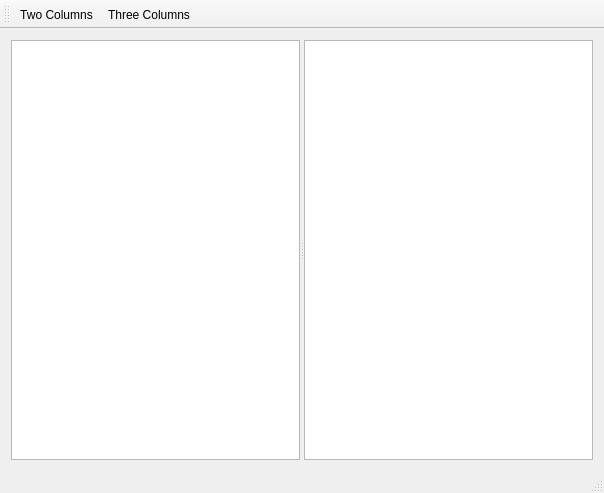
<?xml version="1.0" encoding="UTF-8"?>
<ui version="4.0">
 <class>MainWindow</class>
 <widget class="QMainWindow" name="MainWindow">
  <property name="geometry">
   <rect>
    <x>0</x>
    <y>0</y>
    <width>604</width>
    <height>493</height>
   </rect>
  </property>
  <property name="windowTitle">
   <string>Image Viewer</string>
  </property>
  <widget class="QWidget" name="centralWidget">
   <layout class="QVBoxLayout" name="verticalLayout">
    <item>
     <widget class="QSplitter" name="splitter">
      <property name="orientation">
       <enum>Qt::Horizontal</enum>
      </property>
      <widget class="QTreeView" name="treeView"/>
      <widget class="ImageListView" name="listView"/>
     </widget>
    </item>
   </layout>
  </widget>
  <widget class="QMenuBar" name="menuBar">
   <property name="geometry">
    <rect>
     <x>0</x>
     <y>0</y>
     <width>604</width>
     <height>26</height>
    </rect>
   </property>
  </widget>
  <widget class="QToolBar" name="mainToolBar">
   <property name="orientation">
    <enum>Qt::Horizontal</enum>
   </property>
   <property name="floatable">
    <bool>true</bool>
   </property>
   <attribute name="toolBarArea">
    <enum>TopToolBarArea</enum>
   </attribute>
   <attribute name="toolBarBreak">
    <bool>false</bool>
   </attribute>
   <addaction name="actionTwo_Columns"/>
   <addaction name="actionThree_Columns"/>
  </widget>
  <widget class="QStatusBar" name="statusBar"/>
  <action name="actionTwo_Columns">
   <property name="checkable">
    <bool>true</bool>
   </property>
   <property name="icon">
    <iconset resource="imageviewer.qrc">
     <normaloff>:/icons/two.png</normaloff>:/icons/two.png</iconset>
   </property>
   <property name="text">
    <string>Two Columns</string>
   </property>
  </action>
  <action name="actionThree_Columns">
   <property name="checkable">
    <bool>true</bool>
   </property>
   <property name="icon">
    <iconset resource="imageviewer.qrc">
     <normaloff>:/icons/three.png</normaloff>:/icons/three.png</iconset>
   </property>
   <property name="text">
    <string>Three Columns</string>
   </property>
  </action>
 </widget>
 <layoutdefault spacing="6" margin="11"/>
 <customwidgets>
  <customwidget>
   <class>ImageListView</class>
   <extends>QListView</extends>
   <header>imagelistview.h</header>
  </customwidget>
 </customwidgets>
 <resources>
  <include location="imageviewer.qrc"/>
 </resources>
 <connections/>
</ui>
